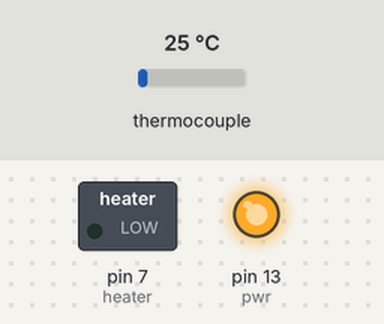
Bench run of a sketch on a simulated Arduino Uno, built with avr-gcc and run on an emulated ATmega328P. Parts: switched loads named in the sketch (green lamp = pin HIGH), output pins drawn as LEDs (lit = HIGH). Inputs (shaded band) come from the test bench; at power-on: thermocouple 25 °C. What the sketch prints to the serial monitor is not drawn.

Above: at 0.1 s.
At 0.6 s:
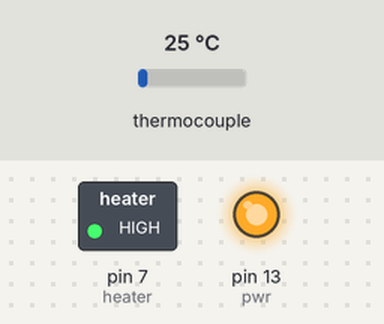
Timing chart, 0 to 2.1 s (numbered marks = the images above):
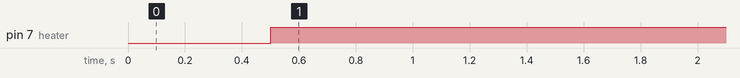

Measured:
- by itself, pin 7 (heater): LOW → HIGH at 0.50 s

The sketch:

AlPrinter.ino
```cpp
#include "max6675.h"


//Pins
int ktcSO = 8;
int ktcCS = 9;
int ktcCLK = 10;
int heater = 7;
int pwr = 13;
//Variables
int target;
int counter=0;

//Object
MAX6675 ktc(ktcCLK, ktcCS, ktcSO);


class PID
{
  public:

  float calculate(int);
  PID();
  void reset();

  private:
  int slowNow = 25;//degrees away from target
  float kp=1/slowNow; float ki= 0.005; float kd= 0.01;
  float errorThresh=10;
  int error;
  double errorTotal=0;
  int lastError=0;
  int dError;
};

PID::PID(){ }

void PID::reset() {
  errorTotal= 0;
  lastError= 0;
}

float PID::calculate(int target=0)
{
  error = target - ktc.readCelsius();
  if(abs(error)>errorThresh){ errorTotal+=error;}
  else { errorTotal=0;}
  dError = error - lastError;

  if(kp*error + ki*errorTotal + kd*dError > 1){return 1;}
  else if(kp*error + ki*errorTotal + kd*dError < 0){return 0;}
  else {return (kp*error + ki*errorTotal + kd*dError);}
}

//Objects
PID pid;

//SETUP//
void setup() {
  //Power
  pinMode(pwr,OUTPUT);
  pinMode(heater, OUTPUT);
  digitalWrite(pwr,HIGH);

  Serial.begin(9600);
  target = 680;  // 660 is melting point of aluminum
  // give the MAX a little time to settle
  delay(500);
}

////////
//LOOP//
////////
void loop() {
//PID Loop
 counter = (int)(100 *pid.calculate(target));

 for(int i=0; i<100; i++)
 {
 if(counter>0){digitalWrite(heater,HIGH);}
 else{digitalWrite(heater,LOW);}
  counter--;
  delay(5);//cycles every half second
 }

//Temp on Serial Monitor
  Serial.print("Deg C = ");
  Serial.println(ktc.readCelsius());

}
```
